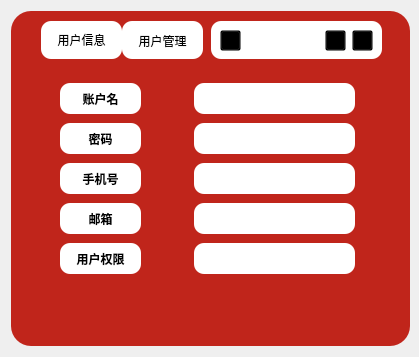
<?xml version="1.0" encoding="UTF-8"?>
<ui version="4.0">
 <class>Home</class>
 <widget class="QWidget" name="Home">
  <property name="geometry">
   <rect>
    <x>0</x>
    <y>0</y>
    <width>417</width>
    <height>353</height>
   </rect>
  </property>
  <property name="windowTitle">
   <string>Home</string>
  </property>
  <layout class="QVBoxLayout" name="verticalLayout">
   <property name="spacing">
    <number>3</number>
   </property>
   <property name="rightMargin">
    <number>9</number>
   </property>
   <item>
    <widget class="QFrame" name="frame">
     <property name="minimumSize">
      <size>
       <width>399</width>
       <height>335</height>
      </size>
     </property>
     <property name="maximumSize">
      <size>
       <width>399</width>
       <height>335</height>
      </size>
     </property>
     <property name="styleSheet">
      <string notr="true">QFrame#frame {
	background:rgb(192, 37, 27) ;
	border-radius: 20px;
}
</string>
     </property>
     <property name="frameShape">
      <enum>QFrame::StyledPanel</enum>
     </property>
     <property name="frameShadow">
      <enum>QFrame::Raised</enum>
     </property>
     <widget class="QFrame" name="frame_4">
      <property name="geometry">
       <rect>
        <x>200</x>
        <y>10</y>
        <width>171</width>
        <height>38</height>
       </rect>
      </property>
      <property name="minimumSize">
       <size>
        <width>171</width>
        <height>38</height>
       </size>
      </property>
      <property name="maximumSize">
       <size>
        <width>171</width>
        <height>38</height>
       </size>
      </property>
      <property name="styleSheet">
       <string notr="true">QFrame#frame_4{
	background: rgb(255, 255, 255);
	border-radius: 10px;
}</string>
      </property>
      <property name="frameShape">
       <enum>QFrame::StyledPanel</enum>
      </property>
      <property name="frameShadow">
       <enum>QFrame::Raised</enum>
      </property>
      <layout class="QHBoxLayout" name="horizontalLayout">
       <item>
        <widget class="QPushButton" name="quit">
         <property name="minimumSize">
          <size>
           <width>21</width>
           <height>21</height>
          </size>
         </property>
         <property name="maximumSize">
          <size>
           <width>21</width>
           <height>21</height>
          </size>
         </property>
         <property name="styleSheet">
          <string notr="true">QPushButton{
	image:url(./image/quit.png);
	background:rgba(0,0,0,0);
}</string>
         </property>
         <property name="text">
          <string/>
         </property>
        </widget>
       </item>
       <item>
        <spacer name="horizontalSpacer_6">
         <property name="minimumSize">
          <size>
           <width>99</width>
           <height>23</height>
          </size>
         </property>
         <property name="maximumSize">
          <size>
           <width>99</width>
           <height>23</height>
          </size>
         </property>
         <property name="orientation">
          <enum>Qt::Horizontal</enum>
         </property>
         <property name="sizeHint" stdset="0">
          <size>
           <width>289</width>
           <height>20</height>
          </size>
         </property>
        </spacer>
       </item>
       <item>
        <widget class="QPushButton" name="min">
         <property name="minimumSize">
          <size>
           <width>21</width>
           <height>21</height>
          </size>
         </property>
         <property name="maximumSize">
          <size>
           <width>21</width>
           <height>21</height>
          </size>
         </property>
         <property name="styleSheet">
          <string notr="true">QPushButton{
	image:url(./image/min.png);
	background:rgba(0,0,0,0);
}</string>
         </property>
         <property name="text">
          <string/>
         </property>
        </widget>
       </item>
       <item>
        <widget class="QPushButton" name="close">
         <property name="minimumSize">
          <size>
           <width>21</width>
           <height>21</height>
          </size>
         </property>
         <property name="maximumSize">
          <size>
           <width>21</width>
           <height>21</height>
          </size>
         </property>
         <property name="styleSheet">
          <string notr="true">QPushButton{
	image:url(./image/close.png);
	background:rgba(0,0,0,0);
}</string>
         </property>
         <property name="text">
          <string/>
         </property>
        </widget>
       </item>
      </layout>
     </widget>
     <widget class="QTabWidget" name="tabWidget">
      <property name="geometry">
       <rect>
        <x>30</x>
        <y>10</y>
        <width>341</width>
        <height>311</height>
       </rect>
      </property>
      <property name="minimumSize">
       <size>
        <width>341</width>
        <height>311</height>
       </size>
      </property>
      <property name="maximumSize">
       <size>
        <width>341</width>
        <height>311</height>
       </size>
      </property>
      <property name="styleSheet">
       <string notr="true">QTabBar::tab{
	background:rgb(255, 255, 255);
	border-radius:10px;
	width:81px;
	height:38px
}
QTabWidget {
	border:none;
}</string>
      </property>
      <property name="currentIndex">
       <number>0</number>
      </property>
      <property name="elideMode">
       <enum>Qt::ElideNone</enum>
      </property>
      <property name="usesScrollButtons">
       <bool>true</bool>
      </property>
      <property name="movable">
       <bool>false</bool>
      </property>
      <widget class="QWidget" name="info">
       <property name="styleSheet">
        <string notr="true"/>
       </property>
       <attribute name="title">
        <string>用户信息</string>
       </attribute>
       <layout class="QVBoxLayout" name="verticalLayout_2">
        <item>
         <widget class="QFrame" name="frame_2">
          <property name="enabled">
           <bool>true</bool>
          </property>
          <property name="minimumSize">
           <size>
            <width>321</width>
            <height>250</height>
           </size>
          </property>
          <property name="maximumSize">
           <size>
            <width>321</width>
            <height>250</height>
           </size>
          </property>
          <property name="styleSheet">
           <string notr="true">QWidget{
	background:rgb(192, 37, 27)
}</string>
          </property>
          <property name="frameShape">
           <enum>QFrame::StyledPanel</enum>
          </property>
          <property name="frameShadow">
           <enum>QFrame::Raised</enum>
          </property>
          <layout class="QGridLayout" name="gridLayout">
           <property name="rightMargin">
            <number>15</number>
           </property>
           <property name="horizontalSpacing">
            <number>2</number>
           </property>
           <property name="verticalSpacing">
            <number>6</number>
           </property>
           <item row="0" column="2" colspan="2">
            <widget class="QLineEdit" name="username">
             <property name="minimumSize">
              <size>
               <width>161</width>
               <height>31</height>
              </size>
             </property>
             <property name="maximumSize">
              <size>
               <width>161</width>
               <height>31</height>
              </size>
             </property>
             <property name="styleSheet">
              <string notr="true">QWidget{
	background:rgba(255, 255, 255, 255);
	border-radius: 10px;
}</string>
             </property>
             <property name="readOnly">
              <bool>true</bool>
             </property>
            </widget>
           </item>
           <item row="2" column="0" colspan="2">
            <widget class="QLabel" name="label_5">
             <property name="minimumSize">
              <size>
               <width>81</width>
               <height>31</height>
              </size>
             </property>
             <property name="maximumSize">
              <size>
               <width>81</width>
               <height>31</height>
              </size>
             </property>
             <property name="font">
              <font>
               <bold>true</bold>
              </font>
             </property>
             <property name="styleSheet">
              <string notr="true">QLabel{
	background: rgb(255, 255, 255);
	border-radius: 10px;
}</string>
             </property>
             <property name="text">
              <string>手机号</string>
             </property>
             <property name="alignment">
              <set>Qt::AlignCenter</set>
             </property>
            </widget>
           </item>
           <item row="1" column="0" colspan="2">
            <widget class="QLabel" name="label_4">
             <property name="minimumSize">
              <size>
               <width>81</width>
               <height>31</height>
              </size>
             </property>
             <property name="maximumSize">
              <size>
               <width>81</width>
               <height>31</height>
              </size>
             </property>
             <property name="font">
              <font>
               <bold>true</bold>
              </font>
             </property>
             <property name="styleSheet">
              <string notr="true">QLabel{
	background: rgb(255, 255, 255);
	border-radius: 10px;
}</string>
             </property>
             <property name="text">
              <string>密码</string>
             </property>
             <property name="alignment">
              <set>Qt::AlignCenter</set>
             </property>
            </widget>
           </item>
           <item row="1" column="2" colspan="2">
            <widget class="QLineEdit" name="password">
             <property name="minimumSize">
              <size>
               <width>161</width>
               <height>31</height>
              </size>
             </property>
             <property name="maximumSize">
              <size>
               <width>161</width>
               <height>31</height>
              </size>
             </property>
             <property name="styleSheet">
              <string notr="true">QWidget{
	background:rgba(255, 255, 255, 255);
	border-radius: 10px;
}</string>
             </property>
             <property name="readOnly">
              <bool>true</bool>
             </property>
            </widget>
           </item>
           <item row="5" column="0">
            <spacer name="horizontalSpacer">
             <property name="minimumSize">
              <size>
               <width>90</width>
               <height>31</height>
              </size>
             </property>
             <property name="maximumSize">
              <size>
               <width>90</width>
               <height>31</height>
              </size>
             </property>
             <property name="orientation">
              <enum>Qt::Horizontal</enum>
             </property>
             <property name="sizeHint" stdset="0">
              <size>
               <width>34</width>
               <height>0</height>
              </size>
             </property>
            </spacer>
           </item>
           <item row="5" column="3">
            <spacer name="horizontalSpacer_2">
             <property name="minimumSize">
              <size>
               <width>118</width>
               <height>31</height>
              </size>
             </property>
             <property name="maximumSize">
              <size>
               <width>118</width>
               <height>31</height>
              </size>
             </property>
             <property name="orientation">
              <enum>Qt::Horizontal</enum>
             </property>
             <property name="sizeHint" stdset="0">
              <size>
               <width>97</width>
               <height>0</height>
              </size>
             </property>
            </spacer>
           </item>
           <item row="4" column="0" colspan="2">
            <widget class="QLabel" name="label_7">
             <property name="minimumSize">
              <size>
               <width>81</width>
               <height>31</height>
              </size>
             </property>
             <property name="maximumSize">
              <size>
               <width>81</width>
               <height>31</height>
              </size>
             </property>
             <property name="font">
              <font>
               <bold>true</bold>
              </font>
             </property>
             <property name="styleSheet">
              <string notr="true">QLabel{
	background: rgb(255, 255, 255);
	border-radius: 10px;
}</string>
             </property>
             <property name="text">
              <string>用户权限</string>
             </property>
             <property name="alignment">
              <set>Qt::AlignCenter</set>
             </property>
            </widget>
           </item>
           <item row="2" column="2" colspan="2">
            <widget class="QLineEdit" name="number">
             <property name="minimumSize">
              <size>
               <width>161</width>
               <height>31</height>
              </size>
             </property>
             <property name="maximumSize">
              <size>
               <width>161</width>
               <height>31</height>
              </size>
             </property>
             <property name="styleSheet">
              <string notr="true">QWidget{
	background:rgba(255, 255, 255, 255);
	border-radius: 10px;
}</string>
             </property>
             <property name="readOnly">
              <bool>true</bool>
             </property>
            </widget>
           </item>
           <item row="0" column="0" colspan="2">
            <widget class="QLabel" name="label_3">
             <property name="minimumSize">
              <size>
               <width>81</width>
               <height>31</height>
              </size>
             </property>
             <property name="maximumSize">
              <size>
               <width>81</width>
               <height>31</height>
              </size>
             </property>
             <property name="font">
              <font>
               <bold>true</bold>
              </font>
             </property>
             <property name="styleSheet">
              <string notr="true">QLabel{
	background: rgb(255, 255, 255);
	border-radius: 10px;
}</string>
             </property>
             <property name="text">
              <string>账户名</string>
             </property>
             <property name="alignment">
              <set>Qt::AlignCenter</set>
             </property>
            </widget>
           </item>
           <item row="3" column="0" colspan="2">
            <widget class="QLabel" name="label_6">
             <property name="minimumSize">
              <size>
               <width>81</width>
               <height>31</height>
              </size>
             </property>
             <property name="maximumSize">
              <size>
               <width>81</width>
               <height>31</height>
              </size>
             </property>
             <property name="font">
              <font>
               <bold>true</bold>
              </font>
             </property>
             <property name="styleSheet">
              <string notr="true">QLabel{
	background: rgb(255, 255, 255);
	border-radius: 10px;
}</string>
             </property>
             <property name="text">
              <string>邮箱</string>
             </property>
             <property name="alignment">
              <set>Qt::AlignCenter</set>
             </property>
            </widget>
           </item>
           <item row="3" column="2" colspan="2">
            <widget class="QLineEdit" name="email">
             <property name="minimumSize">
              <size>
               <width>161</width>
               <height>31</height>
              </size>
             </property>
             <property name="maximumSize">
              <size>
               <width>161</width>
               <height>31</height>
              </size>
             </property>
             <property name="styleSheet">
              <string notr="true">QWidget{
	background:rgba(255, 255, 255, 255);
	border-radius: 10px;
}</string>
             </property>
             <property name="readOnly">
              <bool>true</bool>
             </property>
            </widget>
           </item>
           <item row="4" column="2" colspan="2">
            <widget class="QLineEdit" name="level">
             <property name="minimumSize">
              <size>
               <width>161</width>
               <height>31</height>
              </size>
             </property>
             <property name="maximumSize">
              <size>
               <width>161</width>
               <height>31</height>
              </size>
             </property>
             <property name="styleSheet">
              <string notr="true">QWidget{
	background:rgba(255, 255, 255, 255);
	border-radius: 10px;
}</string>
             </property>
             <property name="readOnly">
              <bool>true</bool>
             </property>
            </widget>
           </item>
          </layout>
         </widget>
        </item>
       </layout>
      </widget>
      <widget class="QWidget" name="manage">
       <attribute name="title">
        <string>用户管理</string>
       </attribute>
       <layout class="QVBoxLayout" name="verticalLayout_3">
        <item>
         <widget class="QWidget" name="widget" native="true">
          <property name="minimumSize">
           <size>
            <width>321</width>
            <height>250</height>
           </size>
          </property>
          <property name="styleSheet">
           <string notr="true">QWidget{
	background:rgb(192, 37, 27)
}</string>
          </property>
          <layout class="QGridLayout" name="gridLayout_2">
           <item row="0" column="0" colspan="2">
            <widget class="QLabel" name="label_8">
             <property name="minimumSize">
              <size>
               <width>81</width>
               <height>31</height>
              </size>
             </property>
             <property name="maximumSize">
              <size>
               <width>81</width>
               <height>31</height>
              </size>
             </property>
             <property name="font">
              <font>
               <bold>true</bold>
              </font>
             </property>
             <property name="styleSheet">
              <string notr="true">QLabel{
	background: rgb(255, 255, 255);
	border-radius: 10px;
}</string>
             </property>
             <property name="text">
              <string>账户名</string>
             </property>
             <property name="alignment">
              <set>Qt::AlignCenter</set>
             </property>
            </widget>
           </item>
           <item row="0" column="2" colspan="2">
            <widget class="QLineEdit" name="username_2">
             <property name="minimumSize">
              <size>
               <width>87</width>
               <height>31</height>
              </size>
             </property>
             <property name="maximumSize">
              <size>
               <width>161</width>
               <height>31</height>
              </size>
             </property>
             <property name="styleSheet">
              <string notr="true">QWidget{
	background:rgba(255, 255, 255, 255);
	border-radius: 10px;
}</string>
             </property>
            </widget>
           </item>
           <item row="0" column="4">
            <widget class="QPushButton" name="search">
             <property name="minimumSize">
              <size>
               <width>81</width>
               <height>31</height>
              </size>
             </property>
             <property name="maximumSize">
              <size>
               <width>81</width>
               <height>31</height>
              </size>
             </property>
             <property name="font">
              <font>
               <bold>true</bold>
              </font>
             </property>
             <property name="styleSheet">
              <string notr="true">QPushButton{
	background: rgb(255, 255, 255);
	border-radius: 10px;
}</string>
             </property>
             <property name="text">
              <string>查找</string>
             </property>
            </widget>
           </item>
           <item row="1" column="0" colspan="2">
            <widget class="QLabel" name="label_10">
             <property name="minimumSize">
              <size>
               <width>81</width>
               <height>31</height>
              </size>
             </property>
             <property name="maximumSize">
              <size>
               <width>81</width>
               <height>31</height>
              </size>
             </property>
             <property name="font">
              <font>
               <bold>true</bold>
              </font>
             </property>
             <property name="styleSheet">
              <string notr="true">QLabel{
	background: rgb(255, 255, 255);
	border-radius: 10px;
}</string>
             </property>
             <property name="text">
              <string>密码</string>
             </property>
             <property name="alignment">
              <set>Qt::AlignCenter</set>
             </property>
            </widget>
           </item>
           <item row="1" column="2" colspan="3">
            <widget class="QLineEdit" name="password_2">
             <property name="minimumSize">
              <size>
               <width>181</width>
               <height>31</height>
              </size>
             </property>
             <property name="maximumSize">
              <size>
               <width>177</width>
               <height>31</height>
              </size>
             </property>
             <property name="styleSheet">
              <string notr="true">QWidget{
	background:rgba(255, 255, 255, 255);
	border-radius: 10px;
}</string>
             </property>
            </widget>
           </item>
           <item row="2" column="0" colspan="2">
            <widget class="QLabel" name="label_9">
             <property name="minimumSize">
              <size>
               <width>81</width>
               <height>31</height>
              </size>
             </property>
             <property name="maximumSize">
              <size>
               <width>81</width>
               <height>31</height>
              </size>
             </property>
             <property name="font">
              <font>
               <bold>true</bold>
              </font>
             </property>
             <property name="styleSheet">
              <string notr="true">QLabel{
	background: rgb(255, 255, 255);
	border-radius: 10px;
}</string>
             </property>
             <property name="text">
              <string>手机号</string>
             </property>
             <property name="alignment">
              <set>Qt::AlignCenter</set>
             </property>
            </widget>
           </item>
           <item row="2" column="2" colspan="3">
            <widget class="QLineEdit" name="number_2">
             <property name="minimumSize">
              <size>
               <width>181</width>
               <height>31</height>
              </size>
             </property>
             <property name="maximumSize">
              <size>
               <width>177</width>
               <height>31</height>
              </size>
             </property>
             <property name="styleSheet">
              <string notr="true">QWidget{
	background:rgba(255, 255, 255, 255);
	border-radius: 10px;
}</string>
             </property>
            </widget>
           </item>
           <item row="3" column="0" colspan="2">
            <widget class="QLabel" name="label_11">
             <property name="minimumSize">
              <size>
               <width>81</width>
               <height>31</height>
              </size>
             </property>
             <property name="maximumSize">
              <size>
               <width>81</width>
               <height>31</height>
              </size>
             </property>
             <property name="font">
              <font>
               <bold>true</bold>
              </font>
             </property>
             <property name="styleSheet">
              <string notr="true">QLabel{
	background: rgb(255, 255, 255);
	border-radius: 10px;
}</string>
             </property>
             <property name="text">
              <string>邮箱</string>
             </property>
             <property name="alignment">
              <set>Qt::AlignCenter</set>
             </property>
            </widget>
           </item>
           <item row="3" column="2" colspan="3">
            <widget class="QLineEdit" name="email_2">
             <property name="minimumSize">
              <size>
               <width>181</width>
               <height>31</height>
              </size>
             </property>
             <property name="maximumSize">
              <size>
               <width>177</width>
               <height>31</height>
              </size>
             </property>
             <property name="styleSheet">
              <string notr="true">QWidget{
	background:rgba(255, 255, 255, 255);
	border-radius: 10px;
}</string>
             </property>
            </widget>
           </item>
           <item row="4" column="0" colspan="2">
            <widget class="QLabel" name="label_12">
             <property name="minimumSize">
              <size>
               <width>81</width>
               <height>31</height>
              </size>
             </property>
             <property name="maximumSize">
              <size>
               <width>81</width>
               <height>31</height>
              </size>
             </property>
             <property name="font">
              <font>
               <bold>true</bold>
              </font>
             </property>
             <property name="styleSheet">
              <string notr="true">QLabel{
	background: rgb(255, 255, 255);
	border-radius: 10px;
}</string>
             </property>
             <property name="text">
              <string>用户权限</string>
             </property>
             <property name="alignment">
              <set>Qt::AlignCenter</set>
             </property>
            </widget>
           </item>
           <item row="4" column="2" colspan="3">
            <widget class="QLineEdit" name="level_2">
             <property name="minimumSize">
              <size>
               <width>181</width>
               <height>31</height>
              </size>
             </property>
             <property name="maximumSize">
              <size>
               <width>177</width>
               <height>31</height>
              </size>
             </property>
             <property name="styleSheet">
              <string notr="true">QWidget{
	background:rgba(255, 255, 255, 255);
	border-radius: 10px;
}</string>
             </property>
            </widget>
           </item>
           <item row="5" column="2">
            <widget class="QPushButton" name="allow">
             <property name="minimumSize">
              <size>
               <width>81</width>
               <height>31</height>
              </size>
             </property>
             <property name="maximumSize">
              <size>
               <width>81</width>
               <height>31</height>
              </size>
             </property>
             <property name="font">
              <font>
               <bold>true</bold>
              </font>
             </property>
             <property name="styleSheet">
              <string notr="true">QPushButton{
	background: rgb(255, 255, 255);
	border-radius: 10px;
}</string>
             </property>
             <property name="text">
              <string>解禁</string>
             </property>
            </widget>
           </item>
           <item row="5" column="1">
            <widget class="QPushButton" name="change_2">
             <property name="minimumSize">
              <size>
               <width>81</width>
               <height>31</height>
              </size>
             </property>
             <property name="maximumSize">
              <size>
               <width>81</width>
               <height>31</height>
              </size>
             </property>
             <property name="font">
              <font>
               <bold>true</bold>
              </font>
             </property>
             <property name="styleSheet">
              <string notr="true">QPushButton{
	background: rgb(255, 255, 255);
	border-radius: 10px;
}</string>
             </property>
             <property name="text">
              <string>确认修改</string>
             </property>
            </widget>
           </item>
           <item row="5" column="3">
            <widget class="QPushButton" name="forbidden">
             <property name="minimumSize">
              <size>
               <width>81</width>
               <height>31</height>
              </size>
             </property>
             <property name="maximumSize">
              <size>
               <width>81</width>
               <height>31</height>
              </size>
             </property>
             <property name="font">
              <font>
               <bold>true</bold>
              </font>
             </property>
             <property name="styleSheet">
              <string notr="true">QPushButton{
	background: rgb(255, 255, 255);
	border-radius: 10px;
}</string>
             </property>
             <property name="text">
              <string>禁用</string>
             </property>
            </widget>
           </item>
           <item row="5" column="4">
            <widget class="QPushButton" name="delete_2">
             <property name="minimumSize">
              <size>
               <width>81</width>
               <height>31</height>
              </size>
             </property>
             <property name="maximumSize">
              <size>
               <width>81</width>
               <height>31</height>
              </size>
             </property>
             <property name="font">
              <font>
               <bold>true</bold>
              </font>
             </property>
             <property name="styleSheet">
              <string notr="true">QPushButton{
	background: rgb(255, 255, 255);
	border-radius: 10px;
}</string>
             </property>
             <property name="text">
              <string>删除</string>
             </property>
            </widget>
           </item>
          </layout>
         </widget>
        </item>
       </layout>
      </widget>
     </widget>
     <widget class="QWidget" name="widget_2" native="true">
      <property name="geometry">
       <rect>
        <x>28</x>
        <y>48</y>
        <width>13</width>
        <height>273</height>
       </rect>
      </property>
      <property name="styleSheet">
       <string notr="true">QWidget{
	background:rgb(192, 37, 27)
}</string>
      </property>
     </widget>
     <widget class="QWidget" name="widget_3" native="true">
      <property name="geometry">
       <rect>
        <x>358</x>
        <y>48</y>
        <width>14</width>
        <height>273</height>
       </rect>
      </property>
      <property name="styleSheet">
       <string notr="true">QWidget{
	background:rgb(192, 37, 27)
}</string>
      </property>
     </widget>
     <widget class="QWidget" name="widget_4" native="true">
      <property name="geometry">
       <rect>
        <x>35</x>
        <y>48</y>
        <width>328</width>
        <height>14</height>
       </rect>
      </property>
      <property name="styleSheet">
       <string notr="true">QWidget{
	background:rgb(192, 37, 27)
}</string>
      </property>
     </widget>
     <widget class="QWidget" name="widget_5" native="true">
      <property name="geometry">
       <rect>
        <x>38</x>
        <y>307</y>
        <width>328</width>
        <height>16</height>
       </rect>
      </property>
      <property name="styleSheet">
       <string notr="true">QWidget{
	background:rgb(192, 37, 27)
}</string>
      </property>
     </widget>
     <zorder>tabWidget</zorder>
     <zorder>widget_2</zorder>
     <zorder>widget_3</zorder>
     <zorder>widget_4</zorder>
     <zorder>widget_5</zorder>
     <zorder>frame_4</zorder>
    </widget>
   </item>
  </layout>
 </widget>
 <resources/>
 <connections/>
</ui>
